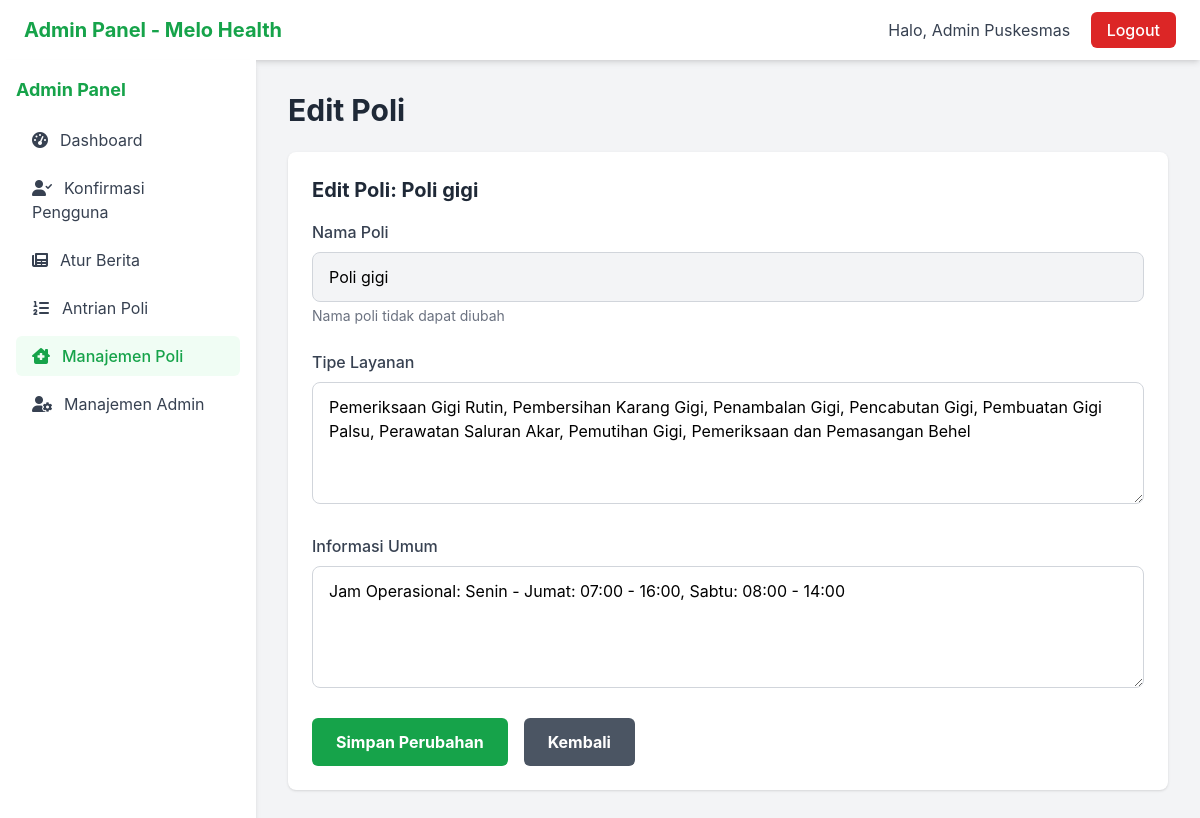
The app's page /admin/edit_poli.php?id=1 (signed in) with its own data.
### tables this page shows
CREATE TABLE `poli` (
  `id` int NOT NULL,
  `nama_poli` varchar(100) NOT NULL,
  `tipe_layanan` text NOT NULL,
  `informasi_umum` text NOT NULL
);

### admin/edit_poli.php (the view, shortened to what this page needs)
<?php
require_once '../includes/functions.php';
$poli_id = isset($_GET['id']) ? (int)$_GET['id'] : 0;
$stmt = $pdo->prepare("SELECT * FROM poli WHERE id = ?");
$stmt->execute([$poli_id]);
$poli = $stmt->fetch(PDO::FETCH_ASSOC);
?>
<!DOCTYPE html>
<html lang="id">
<head>
    <script src="https://cdn.tailwindcss.com"></script>
    <link rel="stylesheet" href="https://cdnjs.cloudflare.com/ajax/libs/font-awesome/6.0.0/css/all.min.css">
    <link rel="stylesheet" href="../assets/css/style.css">
</head>
<body class="bg-gray-100">
    <nav class="bg-white shadow-md">
        <div class="px-6 py-4 flex justify-between items-center">
            <div class="flex items-center">
                <h1 class="text-xl font-bold text-green-600">Admin Panel - Melo Health</h1>
            </div>
            <div class="flex items-center">
                <div class="hidden md:block">
                    <span class="text-gray-700">Halo, <?php echo htmlspecialchars($_SESSION['admin_nama']); ?></span>
                    <a href="../logout.php" class="ml-4 bg-red-600 hover:bg-red-700 text-white px-4 py-2 rounded-md font-medium transition duration-300">Logout</a>
                </div>
            </div>
        </div>
    </nav>
    <div class="flex">
        <div id="sidebar" class="w-64 bg-white shadow-md min-h-screen fixed top-0 right-0 md:static z-40 transform translate-x-full md:translate-x-0 transition-transform duration-300 ease-in-out">
            <div class="p-4">
                <div class="flex justify-between items-center mb-4">
                    <h2 class="text-lg font-bold text-green-600">Admin Panel</h2>
                </div>
                <ul class="space-y-2">
                    <li>
                        <a href="dashboard.php" class="block px-4 py-2 text-gray-700 hover:bg-gray-100 rounded-md">
                            <i class="fas fa-tachometer-alt mr-3"></i>Dashboard
                        </a>
                    </li>
                    <li>
                        <a href="konfirmasi-pengguna.php" class="block px-4 py-2 text-gray-700 hover:bg-gray-100 rounded-md">
                            <i class="fas fa-user-check mr-3"></i>Konfirmasi Pengguna
                        </a>
                    </li>
                    <li>
                        <a href="berita/index.php" class="block px-4 py-2 text-gray-700 hover:bg-gray-100 rounded-md">
                            <i class="fas fa-newspaper mr-3"></i>Atur Berita
                        </a>
                    </li>
                    <li>
                        <a href="antrian.php" class="block px-4 py-2 text-gray-700 hover:bg-gray-100 rounded-md">
                            <i class="fas fa-list-ol mr-3"></i>Antrian Poli
                        </a>
                    </li>
                    <li>
                        <a href="poli_management.php" class="block px-4 py-2 text-green-600 font-medium bg-green-50 rounded-md">
                            <i class="fas fa-clinic-medical mr-3"></i>Manajemen Poli
                        </a>
                    </li>
                    <li>
                        <a href="admin_management.php" class="block px-4 py-2 text-gray-700 hover:bg-gray-100 rounded-md">
                            <i class="fas fa-user-cog mr-3"></i>Manajemen Admin
                        </a>
                    </li>
                </ul>
            </div>
        </div>
        <div class="flex-1 p-8">
            <h1 class="text-3xl font-bold text-gray-800 mb-6">Edit Poli</h1>
            <div class="bg-white rounded-lg shadow p-6">
                <h2 class="text-xl font-bold mb-4 text-gray-800">Edit Poli: <?php echo ucfirst(str_replace('_', ' ', $poli['nama_poli'])); ?></h2>
                <form method="POST">
                    <div class="mb-6">
                        <label for="nama_poli" class="block text-gray-700 font-medium mb-2">Nama Poli</label>
                        <input type="text" id="nama_poli" name="nama_poli" class="w-full px-4 py-3 bg-gray-100 border border-gray-300 rounded-lg focus:outline-none focus:ring-2 focus:ring-green-500 focus:border-transparent" value="<?php echo htmlspecialchars(ucfirst(str_replace('_', ' ', $poli['nama_poli']))); ?>" readonly>
                        <p class="text-sm text-gray-500 mt-1">Nama poli tidak dapat diubah</p>
                    </div>
                    <div class="mb-6">
                        <label for="tipe_layanan" class="block text-gray-700 font-medium mb-2">Tipe Layanan</label>
                        <textarea id="tipe_layanan" name="tipe_layanan" rows="4" class="w-full px-4 py-3 border border-gray-300 rounded-lg focus:outline-none focus:ring-2 focus:ring-green-500 focus:border-transparent" required><?php echo htmlspecialchars($poli['tipe_layanan']); ?></textarea>
                    </div>
                    <div class="mb-6">
                        <label for="informasi_umum" class="block text-gray-700 font-medium mb-2">Informasi Umum</label>
                        <textarea id="informasi_umum" name="informasi_umum" rows="4" class="w-full px-4 py-3 border border-gray-300 rounded-lg focus:outline-none focus:ring-2 focus:ring-green-500 focus:border-transparent" required><?php echo htmlspecialchars($poli['informasi_umum']); ?></textarea>
                    </div>
                    <div class="flex space-x-4">
                        <button type="submit" class="bg-green-600 hover:bg-green-700 text-white font-bold py-3 px-6 rounded-md transition duration-300">
                            Simpan Perubahan
                        </button>
                        <a href="poli_management.php" class="bg-gray-600 hover:bg-gray-700 text-white font-bold py-3 px-6 rounded-md transition duration-300 inline-block">
                            Kembali
                        </a>
                    </div>
                </form>
            </div>
        </div>
    </div>
</body>
</html>

### assets/css/style.css (style rules this page uses)
body { font-family: 'Inter', sans-serif; }

### records on screen
poli: nama_poli "Poli gigi", tipe_layanan "Pemeriksaan Gigi Rutin, Pembersihan Karang Gigi, Penambalan Gigi, Pencabutan Gigi, Pembuatan Gigi Palsu, Perawatan Saluran Akar, Pemutihan Gigi, Pemeriksaan dan Pemasangan Behel", informasi_umum "Jam Operasional: Senin - Jumat: 07:00 - 16:00, Sabtu: 08:00 - 14:00"

### other values on screen
$_SESSION['admin_nama'] "Admin Puskesmas"
